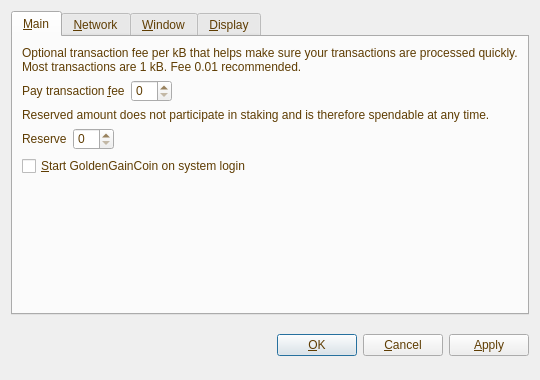
<?xml version="1.0" encoding="UTF-8"?>
<ui version="4.0">
 <class>OptionsDialog</class>
 <widget class="QDialog" name="OptionsDialog">
  <property name="geometry">
   <rect>
    <x>0</x>
    <y>0</y>
    <width>540</width>
    <height>380</height>
   </rect>
  </property>
  <property name="windowTitle">
   <string>Options</string>
  </property>
  <property name="styleSheet">
   <string notr="true">background-image: url(:/images/image2);
color: rgb(95, 61, 3);</string>
  </property>
  <property name="modal">
   <bool>true</bool>
  </property>
  <layout class="QVBoxLayout" name="verticalLayout">
   <item>
    <widget class="QTabWidget" name="tabWidget">
     <property name="tabPosition">
      <enum>QTabWidget::North</enum>
     </property>
     <property name="currentIndex">
      <number>0</number>
     </property>
     <widget class="QWidget" name="tabMain">
      <attribute name="title">
       <string>&amp;Main</string>
      </attribute>
      <layout class="QVBoxLayout" name="verticalLayout_Main">
       <item>
        <widget class="QLabel" name="transactionFeeInfoLabel">
         <property name="text">
          <string>Optional transaction fee per kB that helps make sure your transactions are processed quickly. Most transactions are 1 kB. Fee 0.01 recommended.</string>
         </property>
         <property name="textFormat">
          <enum>Qt::PlainText</enum>
         </property>
         <property name="wordWrap">
          <bool>true</bool>
         </property>
        </widget>
       </item>
       <item>
        <layout class="QHBoxLayout" name="horizontalLayoutFee">
         <item>
          <widget class="QLabel" name="transactionFeeLabel">
           <property name="text">
            <string>Pay transaction &amp;fee</string>
           </property>
           <property name="textFormat">
            <enum>Qt::PlainText</enum>
           </property>
           <property name="buddy">
            <cstring>transactionFee</cstring>
           </property>
          </widget>
         </item>
         <item>
          <widget class="BitcoinAmountField" name="transactionFee"/>
         </item>
         <item>
          <spacer name="horizontalSpacerFee">
           <property name="orientation">
            <enum>Qt::Horizontal</enum>
           </property>
           <property name="sizeHint" stdset="0">
            <size>
             <width>40</width>
             <height>20</height>
            </size>
           </property>
          </spacer>
         </item>
        </layout>
       </item>
       <item>
        <widget class="QLabel" name="reserveBalanceInfoLabel">
         <property name="text">
          <string>Reserved amount does not participate in staking and is therefore spendable at any time.</string>
         </property>
         <property name="textFormat">
          <enum>Qt::PlainText</enum>
         </property>
         <property name="wordWrap">
          <bool>true</bool>
         </property>
        </widget>
       </item>
       <item>
        <layout class="QHBoxLayout" name="horizontalLayoutReserveBalance">
         <item>
          <widget class="QLabel" name="reserveBalanceLabel">
           <property name="text">
            <string>Reserve</string>
           </property>
           <property name="textFormat">
            <enum>Qt::PlainText</enum>
           </property>
           <property name="buddy">
            <cstring>reserveBalance</cstring>
           </property>
          </widget>
         </item>
         <item>
          <widget class="BitcoinAmountField" name="reserveBalance"/>
         </item>
         <item>
          <spacer name="horizontalSpacerReserveBalance">
           <property name="orientation">
            <enum>Qt::Horizontal</enum>
           </property>
           <property name="sizeHint" stdset="0">
            <size>
             <width>40</width>
             <height>20</height>
            </size>
           </property>
          </spacer>
         </item>
        </layout>
       </item>
       <item>
        <widget class="QCheckBox" name="bitcoinAtStartup">
         <property name="toolTip">
          <string>Automatically start GoldenGainCoin after logging in to the system.</string>
         </property>
         <property name="text">
          <string>&amp;Start GoldenGainCoin on system login</string>
         </property>
        </widget>
       </item>
       <item>
        <spacer name="verticalSpacer_Main">
         <property name="orientation">
          <enum>Qt::Vertical</enum>
         </property>
         <property name="sizeHint" stdset="0">
          <size>
           <width>20</width>
           <height>40</height>
          </size>
         </property>
        </spacer>
       </item>
      </layout>
     </widget>
     <widget class="QWidget" name="tabNetwork">
      <attribute name="title">
       <string>&amp;Network</string>
      </attribute>
      <layout class="QVBoxLayout" name="verticalLayout_Network">
       <item>
        <widget class="QCheckBox" name="mapPortUpnp">
         <property name="toolTip">
          <string>Automatically open the GoldenGainCoin client port on the router. This only works when your router supports UPnP and it is enabled.</string>
         </property>
         <property name="text">
          <string>Map port using &amp;UPnP</string>
         </property>
        </widget>
       </item>
       <item>
        <widget class="QCheckBox" name="connectSocks">
         <property name="toolTip">
          <string>Connect to the GoldenGainCoin network through a SOCKS proxy (e.g. when connecting through Tor).</string>
         </property>
         <property name="text">
          <string>&amp;Connect through SOCKS proxy:</string>
         </property>
        </widget>
       </item>
       <item>
        <layout class="QHBoxLayout" name="horizontalLayout_Network">
         <item>
          <widget class="QLabel" name="proxyIpLabel">
           <property name="text">
            <string>Proxy &amp;IP:</string>
           </property>
           <property name="textFormat">
            <enum>Qt::PlainText</enum>
           </property>
           <property name="buddy">
            <cstring>proxyIp</cstring>
           </property>
          </widget>
         </item>
         <item>
          <widget class="QValidatedLineEdit" name="proxyIp">
           <property name="maximumSize">
            <size>
             <width>140</width>
             <height>16777215</height>
            </size>
           </property>
           <property name="toolTip">
            <string>IP address of the proxy (e.g. 127.0.0.1)</string>
           </property>
          </widget>
         </item>
         <item>
          <widget class="QLabel" name="proxyPortLabel">
           <property name="text">
            <string>&amp;Port:</string>
           </property>
           <property name="textFormat">
            <enum>Qt::PlainText</enum>
           </property>
           <property name="buddy">
            <cstring>proxyPort</cstring>
           </property>
          </widget>
         </item>
         <item>
          <widget class="QLineEdit" name="proxyPort">
           <property name="maximumSize">
            <size>
             <width>55</width>
             <height>16777215</height>
            </size>
           </property>
           <property name="toolTip">
            <string>Port of the proxy (e.g. 9050)</string>
           </property>
          </widget>
         </item>
         <item>
          <widget class="QLabel" name="socksVersionLabel">
           <property name="text">
            <string>SOCKS &amp;Version:</string>
           </property>
           <property name="textFormat">
            <enum>Qt::PlainText</enum>
           </property>
           <property name="buddy">
            <cstring>socksVersion</cstring>
           </property>
          </widget>
         </item>
         <item>
          <widget class="QValueComboBox" name="socksVersion">
           <property name="toolTip">
            <string>SOCKS version of the proxy (e.g. 5)</string>
           </property>
          </widget>
         </item>
         <item>
          <spacer name="horizontalSpacer_Network">
           <property name="orientation">
            <enum>Qt::Horizontal</enum>
           </property>
           <property name="sizeHint" stdset="0">
            <size>
             <width>40</width>
             <height>20</height>
            </size>
           </property>
          </spacer>
         </item>
        </layout>
       </item>
       <item>
        <spacer name="verticalSpacer_Network">
         <property name="orientation">
          <enum>Qt::Vertical</enum>
         </property>
         <property name="sizeHint" stdset="0">
          <size>
           <width>20</width>
           <height>40</height>
          </size>
         </property>
        </spacer>
       </item>
      </layout>
     </widget>
     <widget class="QWidget" name="tabWindow">
      <attribute name="title">
       <string>&amp;Window</string>
      </attribute>
      <layout class="QVBoxLayout" name="verticalLayout_Window">
       <item>
        <widget class="QCheckBox" name="minimizeToTray">
         <property name="toolTip">
          <string>Show only a tray icon after minimizing the window.</string>
         </property>
         <property name="text">
          <string>&amp;Minimize to the tray instead of the taskbar</string>
         </property>
        </widget>
       </item>
       <item>
        <widget class="QCheckBox" name="minimizeOnClose">
         <property name="toolTip">
          <string>Minimize instead of exit the application when the window is closed. When this option is enabled, the application will be closed only after selecting Quit in the menu.</string>
         </property>
         <property name="text">
          <string>M&amp;inimize on close</string>
         </property>
        </widget>
       </item>
       <item>
        <spacer name="verticalSpacer_Window">
         <property name="orientation">
          <enum>Qt::Vertical</enum>
         </property>
         <property name="sizeHint" stdset="0">
          <size>
           <width>20</width>
           <height>40</height>
          </size>
         </property>
        </spacer>
       </item>
      </layout>
     </widget>
     <widget class="QWidget" name="tabDisplay">
      <attribute name="title">
       <string>&amp;Display</string>
      </attribute>
      <layout class="QVBoxLayout" name="verticalLayout_Display">
       <item>
        <layout class="QHBoxLayout" name="horizontalLayout_1_Display">
         <item>
          <widget class="QLabel" name="langLabel">
           <property name="text">
            <string>User Interface &amp;language:</string>
           </property>
           <property name="textFormat">
            <enum>Qt::PlainText</enum>
           </property>
           <property name="buddy">
            <cstring>lang</cstring>
           </property>
          </widget>
         </item>
         <item>
          <widget class="QValueComboBox" name="lang">
           <property name="toolTip">
            <string>The user interface language can be set here. This setting will take effect after restarting GoldenGainCoin.</string>
           </property>
          </widget>
         </item>
        </layout>
       </item>
       <item>
        <layout class="QHBoxLayout" name="horizontalLayout_2_Display">
         <item>
          <widget class="QLabel" name="unitLabel">
           <property name="text">
            <string>&amp;Unit to show amounts in:</string>
           </property>
           <property name="textFormat">
            <enum>Qt::PlainText</enum>
           </property>
           <property name="buddy">
            <cstring>unit</cstring>
           </property>
          </widget>
         </item>
         <item>
          <widget class="QValueComboBox" name="unit">
           <property name="toolTip">
            <string>Choose the default subdivision unit to show in the interface and when sending coins.</string>
           </property>
          </widget>
         </item>
        </layout>
       </item>
       <item>
        <widget class="QCheckBox" name="displayAddresses">
         <property name="toolTip">
          <string>Whether to show GoldenGainCoin addresses in the transaction list or not.</string>
         </property>
         <property name="text">
          <string>&amp;Display addresses in transaction list</string>
         </property>
        </widget>
       </item>
       <item>
        <widget class="QCheckBox" name="coinControlFeatures">
         <property name="toolTip">
          <string>Whether to show coin control features or not.</string>
         </property>
         <property name="text">
          <string>Display coin &amp;control features (experts only!)</string>
         </property>
        </widget>
       </item>
       <item>
        <spacer name="verticalSpacer_Display">
         <property name="orientation">
          <enum>Qt::Vertical</enum>
         </property>
         <property name="sizeHint" stdset="0">
          <size>
           <width>20</width>
           <height>40</height>
          </size>
         </property>
        </spacer>
       </item>
      </layout>
     </widget>
    </widget>
   </item>
   <item>
    <layout class="QHBoxLayout" name="horizontalLayout_Buttons">
     <item>
      <spacer name="horizontalSpacer_1">
       <property name="orientation">
        <enum>Qt::Horizontal</enum>
       </property>
       <property name="sizeHint" stdset="0">
        <size>
         <width>40</width>
         <height>48</height>
        </size>
       </property>
      </spacer>
     </item>
     <item>
      <widget class="QLabel" name="statusLabel">
       <property name="font">
        <font>
         <weight>75</weight>
         <bold>true</bold>
        </font>
       </property>
       <property name="text">
        <string/>
       </property>
       <property name="textFormat">
        <enum>Qt::PlainText</enum>
       </property>
       <property name="wordWrap">
        <bool>true</bool>
       </property>
      </widget>
     </item>
     <item>
      <spacer name="horizontalSpacer_2">
       <property name="orientation">
        <enum>Qt::Horizontal</enum>
       </property>
       <property name="sizeHint" stdset="0">
        <size>
         <width>40</width>
         <height>48</height>
        </size>
       </property>
      </spacer>
     </item>
     <item>
      <widget class="QPushButton" name="okButton">
       <property name="text">
        <string>&amp;OK</string>
       </property>
      </widget>
     </item>
     <item>
      <widget class="QPushButton" name="cancelButton">
       <property name="text">
        <string>&amp;Cancel</string>
       </property>
       <property name="autoDefault">
        <bool>false</bool>
       </property>
      </widget>
     </item>
     <item>
      <widget class="QPushButton" name="applyButton">
       <property name="text">
        <string>&amp;Apply</string>
       </property>
       <property name="autoDefault">
        <bool>false</bool>
       </property>
      </widget>
     </item>
    </layout>
   </item>
  </layout>
 </widget>
 <customwidgets>
  <customwidget>
   <class>BitcoinAmountField</class>
   <extends>QSpinBox</extends>
   <header>bitcoinamountfield.h</header>
   <container>1</container>
  </customwidget>
  <customwidget>
   <class>QValueComboBox</class>
   <extends>QComboBox</extends>
   <header>qvaluecombobox.h</header>
  </customwidget>
  <customwidget>
   <class>QValidatedLineEdit</class>
   <extends>QLineEdit</extends>
   <header>qvalidatedlineedit.h</header>
  </customwidget>
 </customwidgets>
 <resources/>
 <connections/>
</ui>
